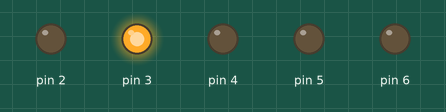
A sketch run on a simulated Arduino Uno, built with avr-gcc and run on an emulated ATmega328P. Parts: output pins drawn as LEDs (lit = HIGH).

Above: at 0.37 s.
At 0.87 s:
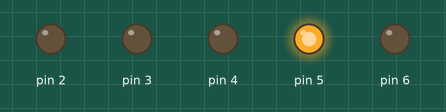
At 1.2 s:
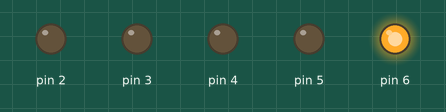
At 3.12 s:
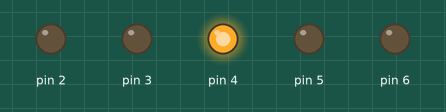
At 5.0 s:
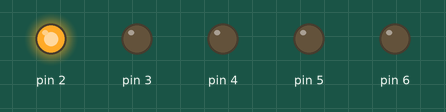
Timing chart, 0 to 5.8 s (numbered marks = the images above):
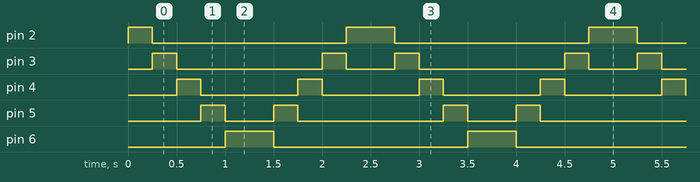

Measured:
- by itself, pin 2: repeats every 2.5 s: LOW 2.0 s, HIGH 0.50 s
- by itself, pin 3: repeats every 2.5 s: LOW 1.5 s, HIGH 0.25 s, LOW 0.50 s, HIGH 0.25 s
- by itself, pin 4: alternates HIGH for 0.25 s and LOW for 1.0 s
- by itself, pin 5: repeats every 2.5 s: LOW 0.50 s, HIGH 0.25 s, LOW 1.5 s, HIGH 0.25 s
- by itself, pin 6: alternates HIGH for 0.50 s and LOW for 2.0 s

The sketch:

_5ledAvecFor.ino
```cpp
int m=250;
void setup() {
pinMode(2,OUTPUT);
pinMode(3,OUTPUT);
pinMode(4,OUTPUT);
pinMode(5,OUTPUT);
pinMode(6,OUTPUT);


}

void loop() {

for (int i=2; i<=6; i++){
  alumer(i);
}

for (int i=6; i >= 2; i--){
  alumer(i);
}

}

void alumer(int pin)
{
 digitalWrite(pin,HIGH);
delay(m);
digitalWrite(pin,LOW);
  }
```
